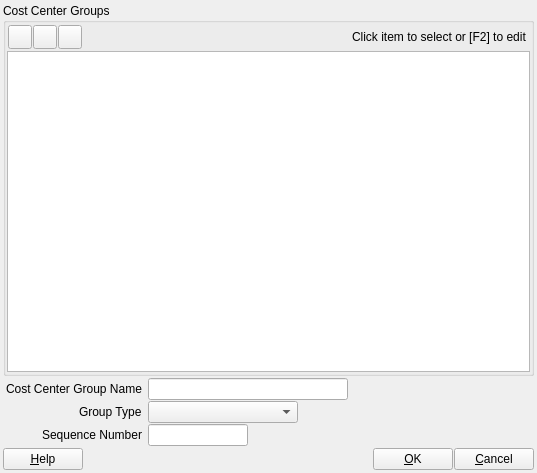
<?xml version="1.0" encoding="UTF-8"?>
<ui version="4.0">
 <class>ACC_CostGroupDialog</class>
 <widget class="QDialog" name="ACC_CostGroupDialog">
  <property name="geometry">
   <rect>
    <x>0</x>
    <y>0</y>
    <width>537</width>
    <height>473</height>
   </rect>
  </property>
  <property name="windowTitle">
   <string>Dialog</string>
  </property>
  <layout class="QGridLayout" name="gridLayout_2">
   <property name="leftMargin">
    <number>3</number>
   </property>
   <property name="topMargin">
    <number>3</number>
   </property>
   <property name="rightMargin">
    <number>3</number>
   </property>
   <property name="bottomMargin">
    <number>3</number>
   </property>
   <property name="horizontalSpacing">
    <number>3</number>
   </property>
   <property name="verticalSpacing">
    <number>1</number>
   </property>
   <item row="0" column="0" colspan="2">
    <widget class="QGroupBox" name="groupBox">
     <property name="title">
      <string>Cost Center Groups</string>
     </property>
     <layout class="QGridLayout" name="gridLayout">
      <property name="leftMargin">
       <number>1</number>
      </property>
      <property name="topMargin">
       <number>1</number>
      </property>
      <property name="rightMargin">
       <number>1</number>
      </property>
      <property name="bottomMargin">
       <number>1</number>
      </property>
      <property name="horizontalSpacing">
       <number>3</number>
      </property>
      <property name="verticalSpacing">
       <number>1</number>
      </property>
      <item row="0" column="0">
       <layout class="QHBoxLayout" name="horizontalLayout_3">
        <property name="spacing">
         <number>1</number>
        </property>
        <property name="sizeConstraint">
         <enum>QLayout::SetDefaultConstraint</enum>
        </property>
        <property name="leftMargin">
         <number>1</number>
        </property>
        <property name="topMargin">
         <number>1</number>
        </property>
        <property name="rightMargin">
         <number>3</number>
        </property>
        <property name="bottomMargin">
         <number>1</number>
        </property>
        <item>
         <widget class="QToolButton" name="pbAddGroup">
          <property name="sizePolicy">
           <sizepolicy hsizetype="Minimum" vsizetype="Fixed">
            <horstretch>0</horstretch>
            <verstretch>0</verstretch>
           </sizepolicy>
          </property>
          <property name="minimumSize">
           <size>
            <width>24</width>
            <height>24</height>
           </size>
          </property>
          <property name="maximumSize">
           <size>
            <width>24</width>
            <height>24</height>
           </size>
          </property>
          <property name="toolTip">
           <string>Add account group</string>
          </property>
          <property name="text">
           <string/>
          </property>
          <property name="icon">
           <iconset resource="../../../db/src/gui/db.qrc">
            <normaloff>:/images/icons/add.png</normaloff>:/images/icons/add.png</iconset>
          </property>
          <property name="iconSize">
           <size>
            <width>16</width>
            <height>16</height>
           </size>
          </property>
         </widget>
        </item>
        <item>
         <widget class="QToolButton" name="pbAddSubGroup">
          <property name="minimumSize">
           <size>
            <width>24</width>
            <height>24</height>
           </size>
          </property>
          <property name="maximumSize">
           <size>
            <width>24</width>
            <height>24</height>
           </size>
          </property>
          <property name="toolTip">
           <string>Add subaccount group</string>
          </property>
          <property name="text">
           <string/>
          </property>
          <property name="icon">
           <iconset resource="../../../db/src/gui/db.qrc">
            <normaloff>:/images/icons/add_child.png</normaloff>:/images/icons/add_child.png</iconset>
          </property>
          <property name="iconSize">
           <size>
            <width>16</width>
            <height>16</height>
           </size>
          </property>
         </widget>
        </item>
        <item>
         <widget class="QToolButton" name="pbDeleteGroup">
          <property name="minimumSize">
           <size>
            <width>24</width>
            <height>24</height>
           </size>
          </property>
          <property name="maximumSize">
           <size>
            <width>24</width>
            <height>24</height>
           </size>
          </property>
          <property name="toolTip">
           <string>Delete account group</string>
          </property>
          <property name="text">
           <string/>
          </property>
          <property name="icon">
           <iconset resource="../../../db/src/gui/db.qrc">
            <normaloff>:/images/icons/delete.png</normaloff>:/images/icons/delete.png</iconset>
          </property>
         </widget>
        </item>
        <item>
         <spacer name="horizontalSpacer_3">
          <property name="orientation">
           <enum>Qt::Horizontal</enum>
          </property>
          <property name="sizeHint" stdset="0">
           <size>
            <width>40</width>
            <height>20</height>
           </size>
          </property>
         </spacer>
        </item>
        <item>
         <widget class="QLabel" name="lblTvInfo">
          <property name="text">
           <string>Click item to select or [F2] to edit</string>
          </property>
         </widget>
        </item>
       </layout>
      </item>
      <item row="1" column="0">
       <widget class="QTreeView" name="trvCostGroups">
        <property name="sizePolicy">
         <sizepolicy hsizetype="Minimum" vsizetype="Expanding">
          <horstretch>1</horstretch>
          <verstretch>1</verstretch>
         </sizepolicy>
        </property>
        <property name="minimumSize">
         <size>
          <width>184</width>
          <height>0</height>
         </size>
        </property>
        <property name="baseSize">
         <size>
          <width>184</width>
          <height>0</height>
         </size>
        </property>
       </widget>
      </item>
     </layout>
    </widget>
   </item>
   <item row="1" column="0">
    <layout class="QFormLayout" name="formLayout">
     <property name="fieldGrowthPolicy">
      <enum>QFormLayout::AllNonFixedFieldsGrow</enum>
     </property>
     <property name="labelAlignment">
      <set>Qt::AlignRight|Qt::AlignTrailing|Qt::AlignVCenter</set>
     </property>
     <property name="horizontalSpacing">
      <number>6</number>
     </property>
     <property name="verticalSpacing">
      <number>1</number>
     </property>
     <property name="leftMargin">
      <number>3</number>
     </property>
     <property name="topMargin">
      <number>1</number>
     </property>
     <property name="rightMargin">
      <number>1</number>
     </property>
     <property name="bottomMargin">
      <number>1</number>
     </property>
     <item row="0" column="0">
      <widget class="QLabel" name="label">
       <property name="text">
        <string>Cost Center Group Name</string>
       </property>
      </widget>
     </item>
     <item row="0" column="1">
      <widget class="QLineEdit" name="leCostCenterGroupName">
       <property name="minimumSize">
        <size>
         <width>200</width>
         <height>0</height>
        </size>
       </property>
       <property name="maximumSize">
        <size>
         <width>200</width>
         <height>16777215</height>
        </size>
       </property>
      </widget>
     </item>
     <item row="1" column="0">
      <widget class="QLabel" name="label_3">
       <property name="text">
        <string>Group Type</string>
       </property>
      </widget>
     </item>
     <item row="1" column="1">
      <widget class="QComboBox" name="cbGroupType">
       <property name="minimumSize">
        <size>
         <width>150</width>
         <height>0</height>
        </size>
       </property>
       <property name="maximumSize">
        <size>
         <width>150</width>
         <height>16777215</height>
        </size>
       </property>
      </widget>
     </item>
     <item row="2" column="0">
      <widget class="QLabel" name="lblSequence">
       <property name="text">
        <string>Sequence Number</string>
       </property>
      </widget>
     </item>
     <item row="2" column="1">
      <widget class="QLineEdit" name="leSequenceNumber">
       <property name="minimumSize">
        <size>
         <width>100</width>
         <height>0</height>
        </size>
       </property>
       <property name="maximumSize">
        <size>
         <width>100</width>
         <height>16777215</height>
        </size>
       </property>
      </widget>
     </item>
    </layout>
   </item>
   <item row="1" column="1">
    <spacer name="horizontalSpacer">
     <property name="orientation">
      <enum>Qt::Horizontal</enum>
     </property>
     <property name="sizeHint" stdset="0">
      <size>
       <width>153</width>
       <height>20</height>
      </size>
     </property>
    </spacer>
   </item>
   <item row="2" column="0" colspan="2">
    <layout class="QHBoxLayout" name="horizontalLayout_2">
     <property name="spacing">
      <number>1</number>
     </property>
     <item>
      <widget class="QPushButton" name="pbHelp">
       <property name="text">
        <string>&amp;Help</string>
       </property>
       <property name="autoDefault">
        <bool>false</bool>
       </property>
      </widget>
     </item>
     <item>
      <spacer name="horizontalSpacer_2">
       <property name="orientation">
        <enum>Qt::Horizontal</enum>
       </property>
       <property name="sizeHint" stdset="0">
        <size>
         <width>40</width>
         <height>20</height>
        </size>
       </property>
      </spacer>
     </item>
     <item>
      <widget class="QPushButton" name="pbOk">
       <property name="text">
        <string>&amp;OK</string>
       </property>
       <property name="autoDefault">
        <bool>false</bool>
       </property>
      </widget>
     </item>
     <item>
      <widget class="QPushButton" name="pbCancel">
       <property name="text">
        <string>&amp;Cancel</string>
       </property>
       <property name="autoDefault">
        <bool>false</bool>
       </property>
      </widget>
     </item>
    </layout>
   </item>
  </layout>
 </widget>
 <resources>
  <include location="../../../db/src/gui/db.qrc"/>
 </resources>
 <connections/>
</ui>
